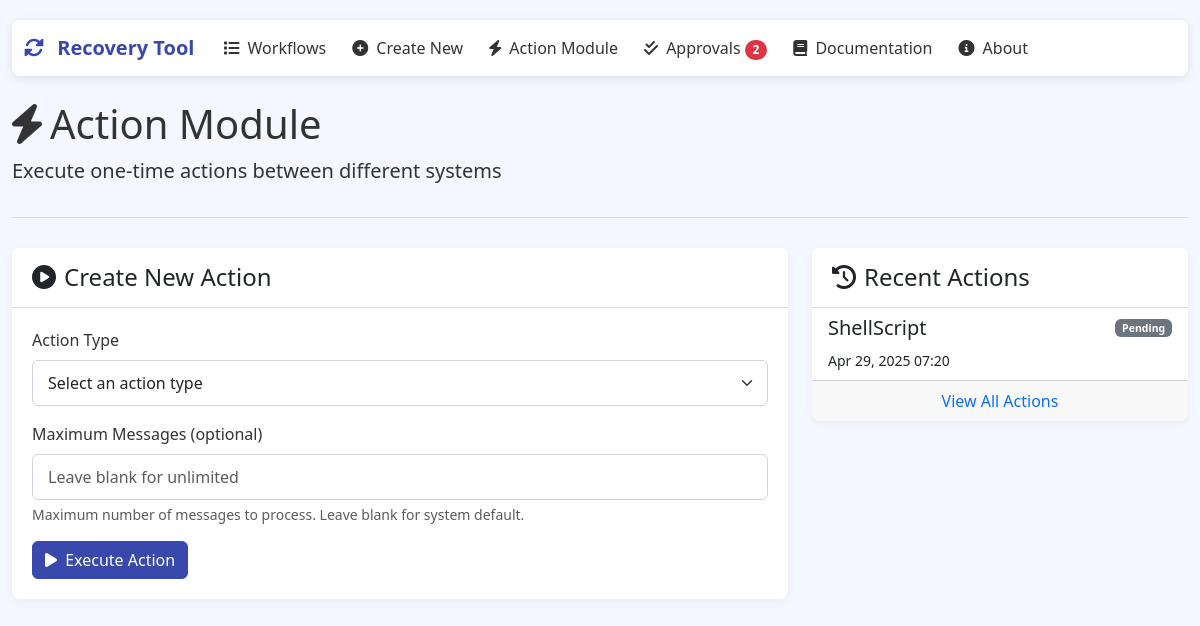
The page /workflows/actions/ on the database its author committed.
### workflow_builder/models.py (models this page shows, shortened)
class ActionLog(models.Model):
    STATUS_CHOICES = [
        ('pending', 'Pending'),
        ('running', 'Running'),
        ('completed', 'Completed'),
        ('failed', 'Failed'),
    ]
    id = models.UUIDField(primary_key=True, default=uuid.uuid4, editable=False)
    action_type = models.CharField(max_length=50)
    source_type = models.CharField(max_length=50, null=True, blank=True)
    target_type = models.CharField(max_length=50, null=True, blank=True)
    source_config = models.TextField(null=True, blank=True)
    target_config = models.TextField(null=True, blank=True)
    parameters = models.JSONField(default=dict)
    created_at = models.DateTimeField(auto_now_add=True)
    started_at = models.DateTimeField(null=True, blank=True)
    completed_at = models.DateTimeField(null=True, blank=True)
    status = models.CharField(max_length=20, choices=STATUS_CHOICES, default='pending')
    result_summary = models.TextField(null=True, blank=True)
    log_output = models.TextField(null=True, blank=True)
    error_message = models.TextField(null=True, blank=True)
    class Meta:
        ordering = ['-created_at']

### workflow_builder/views.py (the view)
# urls.py: path('actions/', views.action_module, name='action_module'),
def action_module(request):
    action_logs = ActionLog.objects.all().order_by('-created_at')[:10]
    return render(request, 'workflow_builder/action_module.html', {
        'action_logs': action_logs,
        'infra_types': WorkflowStep.INFRA_TYPES,
    })

### workflow_builder/templates/workflow_builder/action_module.html (shortened to what this page needs)
{% extends 'workflow_builder/base.html' %}
{% block content %}
<div class="page-header">
    <h1><i class="fas fa-bolt me-2"></i>Action Module</h1>
    <p class="lead">Execute one-time actions between different systems</p>
</div>
<div class="row">
    <div class="col-md-8">
        <div class="card mb-4">
            <div class="card-header">
                <h4 class="mb-0"><i class="fas fa-play-circle me-2"></i>Create New Action</h4>
            </div>
            <div class="card-body">
                <form method="post" action="{% url 'create_action' %}">
                    <div class="mb-3">
                        <label for="action_type" class="form-label">Action Type</label>
                        <select class="form-select" id="action_type" name="action_type" required>
                            <option value="">Select an action type</option>
                        </select>
                    </div>
                    <div class="mb-3">
                        <label for="max_messages" class="form-label">Maximum Messages (optional)</label>
                        <input type="number" class="form-control" id="max_messages" name="max_messages" min="1" placeholder="Leave blank for unlimited">
                        <div class="form-text">Maximum number of messages to process. Leave blank for system default.</div>
                    </div>
                    <button type="submit" class="btn btn-primary">
                        <i class="fas fa-play me-1"></i> Execute Action
                    </button>
                </form>
            </div>
        </div>
    </div>
    <div class="col-md-4">
        <div class="card">
            <div class="card-header">
                <h4 class="mb-0"><i class="fas fa-history me-2"></i>Recent Actions</h4>
            </div>
            <div class="card-body p-0">
                <div class="list-group list-group-flush">
                    {% for action in action_logs %}
                    <a href="{% url 'action_status' action.id %}" class="list-group-item list-group-item-action">
                        <div class="d-flex w-100 justify-content-between">
                            <h5 class="mb-1">{{ action.action_type|title|cut:"_"|capfirst }}</h5>
                            <small>
                                {% if action.status == 'completed' %}
                                <span class="badge bg-success">Completed</span>
                                {% elif action.status == 'failed' %}
                                <span class="badge bg-danger">Failed</span>
                                {% elif action.status == 'running' %}
                                <span class="badge bg-primary">Running</span>
                                {% else %}
                                <span class="badge bg-secondary">Pending</span>
                                {% endif %}
                            </small>
                        </div>
                        <small>{{ action.created_at|date:"M d, Y H:i" }}</small>
                    </a>
                    {% empty %}
                    <div class="list-group-item text-center py-4">
                        <i class="fas fa-info-circle mb-2 text-muted fa-2x"></i>
                        <p class="mb-0">No recent actions found</p>
                    </div>
                    {% endfor %}
                </div>
            </div>
            {% if action_logs %}
            <div class="card-footer text-center">
                <a href="#" class="text-decoration-none">View All Actions</a>
            </div>
            {% endif %}
        </div>
    </div>
</div>
{% endblock %}

### workflow_builder/templates/workflow_builder/base.html (style rules this page uses)
:root { --primary-color: #3949ab; --primary-light: #6f74dd; --primary-dark: #00227b; --secondary-color: #ef6c00; --secondary-light: #ff9d3f; --secondary-dark: #b53d00; --background-light: #f5f7ff; --text-color: #333; --border-color: #ddd; --success-color: #4caf50; --danger-color: #f44336; --warning-color: #ff9800; --info-color: #2196f3; }
body { background-color: var(--background-light); color: var(--text-color); font-family: 'Segoe UI', Tahoma, Geneva, Verdana, sans-serif; padding-top: 20px; padding-bottom: 20px; }
.card { border-radius: 8px; border: none; box-shadow: 0 2px 10px rgba(0, 0, 0, 0.05); transition: transform 0.3s, box-shadow 0.3s; margin-bottom: 20px; overflow: hidden; }
.card-header { background-color: white; border-bottom: 1px solid var(--border-color); font-weight: 600; padding: 15px 20px; }
.card-body { padding: 20px; }
.form-label { font-weight: 500; margin-bottom: 8px; color: var(--text-color); }
.form-control, .form-select { border-radius: 6px; padding: 10px 15px; border: 1px solid #ced4da; transition: border-color 0.15s ease-in-out, box-shadow 0.15s ease-in-out; }
.btn-primary { background-color: var(--primary-color); border-color: var(--primary-color); }
.page-header { margin-bottom: 30px; border-bottom: 1px solid var(--border-color); padding-bottom: 15px; }

### rows shown on the page
ActionLog: action_type "ShellScript", status "Pending", created_at "Apr 29, 2025 07:20"
